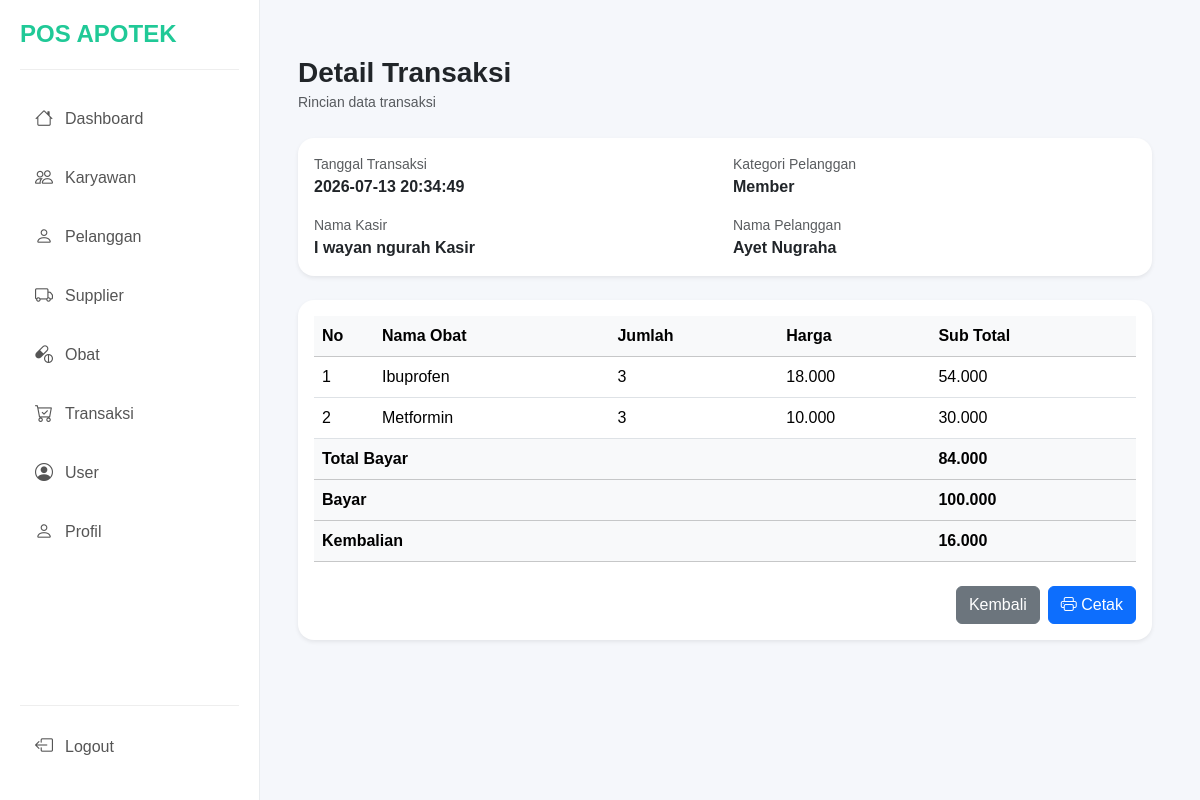
The app's page /page/dashboard.php?page=detail_transaksi&id_transaksi=TR002 (signed in) with its own data.
### tables this page shows
CREATE TABLE `transaksi` (
  `id_transaksi` char(8) NOT NULL,
  `id_pelanggan` char(8) NOT NULL,
  `tgl_transaksi` datetime NOT NULL,
  `kategori_pelanggan` set('Umum','Member') NOT NULL,
  `foto_resep` varchar(55) DEFAULT NULL,
  `total` double NOT NULL,
  `bayar` double NOT NULL,
  `kembalian` double NOT NULL,
  `id_karyawan` char(8) NOT NULL
);

CREATE TABLE `karyawan` (
  `id_karyawan` char(8) NOT NULL,
  `nama_karyawan` varchar(55) NOT NULL,
  `email` varchar(55) NOT NULL,
  `no_telepon` varchar(15) NOT NULL,
  `alamat` varchar(55) NOT NULL
);

CREATE TABLE `pelanggan` (
  `id_pelanggan` char(8) NOT NULL,
  `nama_pelanggan` varchar(55) NOT NULL,
  `email` varchar(55) NOT NULL,
  `no_telepon` varchar(15) NOT NULL
);

CREATE TABLE `detail_transaksi` (
  `id_detail_transaksi` char(8) NOT NULL,
  `id_transaksi` char(8) NOT NULL,
  `id_obat` char(8) NOT NULL,
  `harga_obat` double NOT NULL,
  `jumlah` int(10) NOT NULL,
  `sub_total` double NOT NULL
);

CREATE TABLE `obat` (
  `id_obat` char(8) NOT NULL,
  `id_supplier` char(8) NOT NULL,
  `nama_obat` varchar(55) NOT NULL,
  `kategori_obat` enum('Obat Bebas','Obat Keras','Obat Bebas Terbatas','') NOT NULL,
  `stok_obat` int(10) NOT NULL,
  `harga_obat` double NOT NULL
);

### config/Database.php (called while the page is built, shortened)
<?php
class Database {
    private $conn;
    private function connect() {
        $host = "localhost";
        $user = "root";
        $pass = "";
        $db   = "pos_apotek";
        $this->conn = new mysqli($host, $user, $pass, $db);
    }
    public function getConnection() {
        return $this->conn;
    }
}
?>

### class/transaksi.php (called while the page is built, shortened)
<?php
require_once '../config/Database.php';
class Transaksi {
    private $table = "transaksi";
    private $tableDetail = "detail_transaksi";
    private $conn;
    public function __construct() {
        $this->db = new Database();
        $this->conn = $this->db->getConnection();
    }
    public function getTransaksiById($id_transaksi) {
        $query = "SELECT * FROM $this->table LEFT JOIN pelanggan USING (id_pelanggan) LEFT JOIN karyawan USING (id_karyawan) WHERE id_transaksi = ?";
        $stmt = $this->conn->prepare($query);
        $stmt->bind_param("s", $id_transaksi);
        $stmt->execute();
        $result = $stmt->get_result()->fetch_assoc();
        return $result;
    }
    public function getDetailByTransaksi($id_transaksi) {
    $query = "SELECT * FROM $this->tableDetail INNER JOIN obat USING (id_obat) WHERE id_transaksi = ?";
    $stmt = $this->conn->prepare($query);
    $stmt->bind_param("s", $id_transaksi);
    $stmt->execute();
    $result = $stmt->get_result()->fetch_all(MYSQLI_ASSOC);
    return $result;
}
}

### page/transaksi/detail_transaksi.php (the view, shortened to what this page needs)
<?php
require_once '../class/transaksi.php';
$transaksi = new Transaksi();
$id_transaksi = $_GET['id_transaksi'];
$data = $transaksi->getTransaksiById($id_transaksi);
$detail = $transaksi->getDetailByTransaksi($id_transaksi);
$no = 1;
?>
<div class="container-fluid p-4">
    <div class="d-flex justify-content-between align-items-center mb-4">
        <div>
            <h3 class="fw-bold mb-0">Detail Transaksi</h3>
            <small class="text-muted">Rincian data transaksi</small>
        </div>
    </div>
    <div class="card shadow-sm border-0 rounded-4 mb-4">
        <div class="card-body">
            <div class="row g-3">
                <div class="col-md-6">
                    <small class="text-muted d-block">Tanggal Transaksi</small>
                    <div class="fw-semibold"><?= $data['tgl_transaksi']; ?></div>
                </div>
                <div class="col-md-6">
                    <small class="text-muted d-block">Kategori Pelanggan</small>
                    <div class="fw-semibold"><?= $data['kategori_pelanggan']; ?></div>
                </div>
                <div class="col-md-6">
                    <small class="text-muted d-block">Nama Kasir</small>
                    <div class="fw-semibold"><?= $data['nama_karyawan']; ?></div>
                </div>
                <div class="col-md-6">
                    <small class="text-muted d-block">Nama Pelanggan</small>
                    <div class="fw-semibold"><?= $data['nama_pelanggan']; ?></div>
                </div>
            </div>
        </div>
    </div>
    <div class="card shadow-sm border-0 rounded-4">
        <div class="card-body">
            <table class="table table-hover align-middle">
                <thead class="table-light">
                    <tr>
                        <th width="60">No</th>
                        <th>Nama Obat</th>
                        <th>Jumlah</th>
                        <th>Harga</th>
                        <th>Sub Total</th>
                    </tr>
                </thead>
                <tbody>
                    <?php foreach($detail as $row){ ?>
                    <tr>
                        <td><?= $no++; ?></td>
                        <td><?= $row['nama_obat']; ?></td>
                        <td><?= $row['jumlah']; ?></td>
                        <td><?= number_format($row['harga_obat'],0,',','.'); ?></td>
                        <td><?= number_format($row['sub_total'],0,',','.'); ?></td>
                    </tr>
                    <?php } ?>
                    <tr class="table-light">
                        <th colspan="4">Total Bayar</th>
                        <th><?= number_format($data['total'],0,',','.'); ?></th>
                    </tr>
                    <tr class="table-light">
                        <th colspan="4">Bayar</th>
                        <th><?= number_format($data['bayar'],0,',','.'); ?></th>
                    </tr>
                    <tr class="table-light">
                        <th colspan="4">Kembalian</th>
                        <th><?= number_format($data['kembalian'],0,',','.'); ?></th>
                    </tr>
                </tbody>
            </table>
            <div class="d-flex justify-content-end gap-2 mt-4">
                <a href="?page=transaksi" class="btn btn-secondary">
                    Kembali
                </a>
                <a href="../export/cetak_struk.php?id_transaksi=<?= $id_transaksi ?>" target="_blank"
                    class="btn btn-primary">
                    <i class="bi bi-printer"></i> Cetak
                </a>
            </div>
        </div>
    </div>
</div>

### css/style.css (style rules this page uses)
body { background:#f5f7fb; margin:0; font-family:Arial, Helvetica, sans-serif; }
a { text-decoration: none; color: black; }

### records on screen
transaksi: tgl_transaksi "2026-07-13 20:34:49", kategori_pelanggan "Member", id_karyawan.nama_karyawan "I wayan ngurah Kasir", id_pelanggan.nama_pelanggan "Ayet Nugraha", total "84.000", bayar "100.000", kembalian "16.000"
detail_transaksi: id_obat.nama_obat "Ibuprofen", jumlah "3", id_obat.harga_obat "18.000", sub_total "54.000"
detail_transaksi: id_obat.nama_obat "Metformin", jumlah "3", id_obat.harga_obat "10.000", sub_total "30.000"
